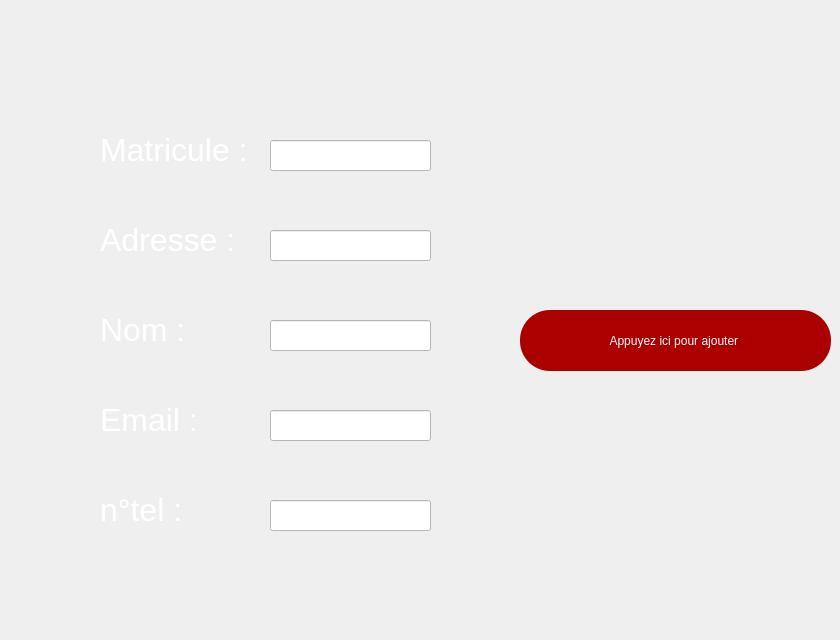
   <widget class="QWidget" name="ajouterf">
    <widget class="QLabel" name="label_11">
     <property name="geometry">
      <rect>
       <x>100</x>
       <y>130</y>
       <width>151</width>
       <height>41</height>
      </rect>
     </property>
     <property name="styleSheet">
      <string notr="true">color: rgb(255, 255, 255);</string>
     </property>
     <property name="text">
      <string>&lt;html&gt;&lt;head/&gt;&lt;body&gt;&lt;p&gt;&lt;span style=&quot; font-size:24pt;&quot;&gt;Matricule :&lt;/span&gt;&lt;/p&gt;&lt;/body&gt;&lt;/html&gt;</string>
     </property>
    </widget>
    <widget class="QLineEdit" name="lineEdit_m">
     <property name="geometry">
      <rect>
       <x>270</x>
       <y>140</y>
       <width>161</width>
       <height>31</height>
      </rect>
     </property>
     <property name="styleSheet">
      <string notr="true">font: italic 22pt &quot;High Tower Text&quot;;
background-color: rgb(255, 255, 255);</string>
     </property>
    </widget>
    <widget class="QLabel" name="label_12">
     <property name="geometry">
      <rect>
       <x>100</x>
       <y>310</y>
       <width>141</width>
       <height>41</height>
      </rect>
     </property>
     <property name="styleSheet">
      <string notr="true">color: rgb(255, 255, 255);</string>
     </property>
     <property name="text">
      <string>&lt;html&gt;&lt;head/&gt;&lt;body&gt;&lt;p&gt;&lt;span style=&quot; font-size:24pt;&quot;&gt;Nom :&lt;/span&gt;&lt;/p&gt;&lt;/body&gt;&lt;/html&gt;</string>
     </property>
    </widget>
    <widget class="QLabel" name="label_13">
     <property name="geometry">
      <rect>
       <x>100</x>
       <y>220</y>
       <width>141</width>
       <height>41</height>
      </rect>
     </property>
     <property name="styleSheet">
      <string notr="true">color: rgb(255, 255, 255);</string>
     </property>
     <property name="text">
      <string>&lt;html&gt;&lt;head/&gt;&lt;body&gt;&lt;p&gt;&lt;span style=&quot; font-size:24pt;&quot;&gt;Adresse :&lt;/span&gt;&lt;/p&gt;&lt;/body&gt;&lt;/html&gt;</string>
     </property>
    </widget>
    <widget class="QLineEdit" name="lineEdit_n">
     <property name="geometry">
      <rect>
       <x>270</x>
       <y>320</y>
       <width>161</width>
       <height>31</height>
      </rect>
     </property>
     <property name="styleSheet">
      <string notr="true">font: italic 22pt &quot;High Tower Text&quot;;
background-color: rgb(255, 255, 255);</string>
     </property>
    </widget>
    <widget class="QLabel" name="label_26">
     <property name="geometry">
      <rect>
       <x>100</x>
       <y>400</y>
       <width>141</width>
       <height>41</height>
      </rect>
     </property>
     <property name="styleSheet">
      <string notr="true">color: rgb(255, 255, 255);</string>
     </property>
     <property name="text">
      <string>&lt;html&gt;&lt;head/&gt;&lt;body&gt;&lt;p&gt;&lt;span style=&quot; font-size:24pt;&quot;&gt;Email :&lt;/span&gt;&lt;/p&gt;&lt;/body&gt;&lt;/html&gt;</string>
     </property>
    </widget>
    <widget class="QLineEdit" name="lineEdit_t">
     <property name="geometry">
      <rect>
       <x>270</x>
       <y>500</y>
       <width>161</width>
       <height>31</height>
      </rect>
     </property>
     <property name="styleSheet">
      <string notr="true">font: italic 22pt &quot;High Tower Text&quot;;
background-color: rgb(255, 255, 255);</string>
     </property>
    </widget>
    <widget class="QLabel" name="label_27">
     <property name="geometry">
      <rect>
       <x>100</x>
       <y>490</y>
       <width>141</width>
       <height>41</height>
      </rect>
     </property>
     <property name="styleSheet">
      <string notr="true">color: rgb(255, 255, 255);</string>
     </property>
     <property name="text">
      <string>&lt;html&gt;&lt;head/&gt;&lt;body&gt;&lt;p&gt;&lt;span style=&quot; font-size:24pt;&quot;&gt;n°tel :&lt;/span&gt;&lt;/p&gt;&lt;/body&gt;&lt;/html&gt;</string>
     </property>
    </widget>
    <widget class="QLineEdit" name="lineEdit_a">
     <property name="geometry">
      <rect>
       <x>270</x>
       <y>230</y>
       <width>161</width>
       <height>31</height>
      </rect>
     </property>
     <property name="styleSheet">
      <string notr="true">font: italic 22pt &quot;High Tower Text&quot;;
background-color: rgb(255, 255, 255);</string>
     </property>
    </widget>
    <widget class="QLineEdit" name="lineEdit_e">
     <property name="geometry">
      <rect>
       <x>270</x>
       <y>410</y>
       <width>161</width>
       <height>31</height>
      </rect>
     </property>
     <property name="styleSheet">
      <string notr="true">font: italic 22pt &quot;High Tower Text&quot;;
background-color: rgb(255, 255, 255);</string>
     </property>
    </widget>
    <widget class="QToolButton" name="toolButton_fromajoutf">
     <property name="geometry">
      <rect>
       <x>60</x>
       <y>570</y>
       <width>81</width>
       <height>61</height>
      </rect>
     </property>
     <property name="text">
      <string/>
     </property>
     <property name="icon">
      <iconset resource="rs.qrc">
       <normaloff>:/img/rs/retour.png</normaloff>:/img/rs/retour.png</iconset>
     </property>
     <property name="iconSize">
      <size>
       <width>65</width>
       <height>65</height>
      </size>
     </property>
     <property name="autoRaise">
      <bool>true</bool>
     </property>
    </widget>
    <widget class="QPushButton" name="ajoutf">
     <property name="geometry">
      <rect>
       <x>520</x>
       <y>310</y>
       <width>311</width>
       <height>61</height>
      </rect>
     </property>
     <property name="styleSheet">
      <string notr="true">font: 16pt &quot;MS Shell Dlg 2&quot;;
color: rgb(255, 255, 255);
background-color: rgb(170, 0, 0);
border-radius: 30px;</string>
     </property>
     <property name="text">
      <string>Appuyez ici pour ajouter </string>
     </property>
     <property name="icon">
      <iconset resource="rs.qrc">
       <normaloff>:/img/rs/add.png</normaloff>:/img/rs/add.png</iconset>
     </property>
     <property name="iconSize">
      <size>
       <width>50</width>
       <height>50</height>
      </size>
     </property>
    </widget>
   </widget>
